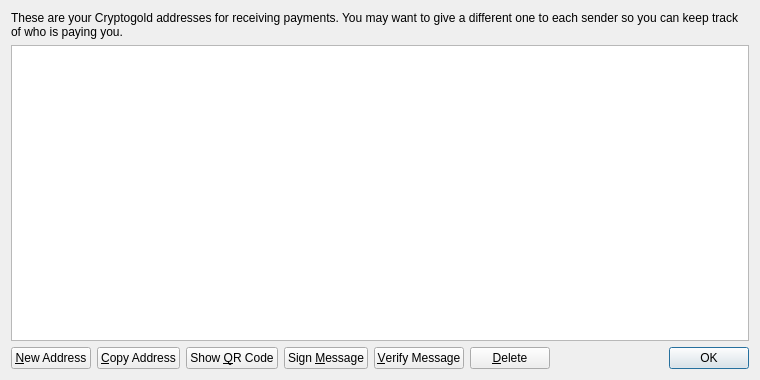
<?xml version="1.0" encoding="UTF-8"?>
<ui version="4.0">
 <class>AddressBookPage</class>
 <widget class="QWidget" name="AddressBookPage">
  <property name="geometry">
   <rect>
    <x>0</x>
    <y>0</y>
    <width>760</width>
    <height>380</height>
   </rect>
  </property>
  <property name="windowTitle">
   <string>Address Book</string>
  </property>
  <layout class="QVBoxLayout" name="verticalLayout">
   <item>
    <widget class="QLabel" name="labelExplanation">
     <property name="text">
      <string>These are your Cryptogold addresses for receiving payments. You may want to give a different one to each sender so you can keep track of who is paying you.</string>
     </property>
     <property name="textFormat">
      <enum>Qt::PlainText</enum>
     </property>
     <property name="wordWrap">
      <bool>true</bool>
     </property>
    </widget>
   </item>
   <item>
    <widget class="QTableView" name="tableView">
     <property name="contextMenuPolicy">
      <enum>Qt::CustomContextMenu</enum>
     </property>
     <property name="toolTip">
      <string>Double-click to edit address or label</string>
     </property>
     <property name="tabKeyNavigation">
      <bool>false</bool>
     </property>
     <property name="alternatingRowColors">
      <bool>true</bool>
     </property>
     <property name="selectionMode">
      <enum>QAbstractItemView::SingleSelection</enum>
     </property>
     <property name="selectionBehavior">
      <enum>QAbstractItemView::SelectRows</enum>
     </property>
     <property name="sortingEnabled">
      <bool>true</bool>
     </property>
     <attribute name="verticalHeaderVisible">
      <bool>false</bool>
     </attribute>
    </widget>
   </item>
   <item>
    <layout class="QHBoxLayout" name="horizontalLayout">
     <item>
      <widget class="QPushButton" name="newAddressButton">
       <property name="toolTip">
        <string>Create a new address</string>
       </property>
       <property name="text">
        <string>&amp;New Address</string>
       </property>
       <property name="icon">
        <iconset resource="../bitcoin.qrc">
         <normaloff>:/icons/add</normaloff>:/icons/add</iconset>
       </property>
      </widget>
     </item>
     <item>
      <widget class="QPushButton" name="copyToClipboard">
       <property name="toolTip">
        <string>Copy the currently selected address to the system clipboard</string>
       </property>
       <property name="text">
        <string>&amp;Copy Address</string>
       </property>
       <property name="icon">
        <iconset resource="../bitcoin.qrc">
         <normaloff>:/icons/editcopy</normaloff>:/icons/editcopy</iconset>
       </property>
      </widget>
     </item>
     <item>
      <widget class="QPushButton" name="showQRCode">
       <property name="text">
        <string>Show &amp;QR Code</string>
       </property>
       <property name="icon">
        <iconset resource="../bitcoin.qrc">
         <normaloff>:/icons/qrcode</normaloff>:/icons/qrcode</iconset>
       </property>
      </widget>
     </item>
     <item>
      <widget class="QPushButton" name="signMessage">
       <property name="toolTip">
        <string>Sign a message to prove you own a Cryptogold address</string>
       </property>
       <property name="text">
        <string>Sign &amp;Message</string>
       </property>
       <property name="icon">
        <iconset resource="../bitcoin.qrc">
         <normaloff>:/icons/edit</normaloff>:/icons/edit</iconset>
       </property>
      </widget>
     </item>
     <item>
      <widget class="QPushButton" name="verifyMessage">
       <property name="toolTip">
        <string>Verify a message to ensure it was signed with a specified Cryptogold address</string>
       </property>
       <property name="text">
        <string>&amp;Verify Message</string>
       </property>
       <property name="icon">
        <iconset resource="../bitcoin.qrc">
         <normaloff>:/icons/transaction_0</normaloff>:/icons/transaction_0</iconset>
       </property>
      </widget>
     </item>
     <item>
      <widget class="QPushButton" name="deleteButton">
       <property name="toolTip">
        <string>Delete the currently selected address from the list</string>
       </property>
       <property name="text">
        <string>&amp;Delete</string>
       </property>
       <property name="icon">
        <iconset resource="../bitcoin.qrc">
         <normaloff>:/icons/remove</normaloff>:/icons/remove</iconset>
       </property>
      </widget>
     </item>
     <item>
      <spacer name="horizontalSpacer">
       <property name="orientation">
        <enum>Qt::Horizontal</enum>
       </property>
       <property name="sizeHint" stdset="0">
        <size>
         <width>40</width>
         <height>20</height>
        </size>
       </property>
      </spacer>
     </item>
     <item>
      <widget class="QDialogButtonBox" name="buttonBox">
       <property name="sizePolicy">
        <sizepolicy hsizetype="Maximum" vsizetype="Fixed">
         <horstretch>0</horstretch>
         <verstretch>0</verstretch>
        </sizepolicy>
       </property>
       <property name="standardButtons">
        <set>QDialogButtonBox::Ok</set>
       </property>
      </widget>
     </item>
    </layout>
   </item>
  </layout>
 </widget>
 <resources>
  <include location="../bitcoin.qrc"/>
 </resources>
 <connections/>
</ui>
